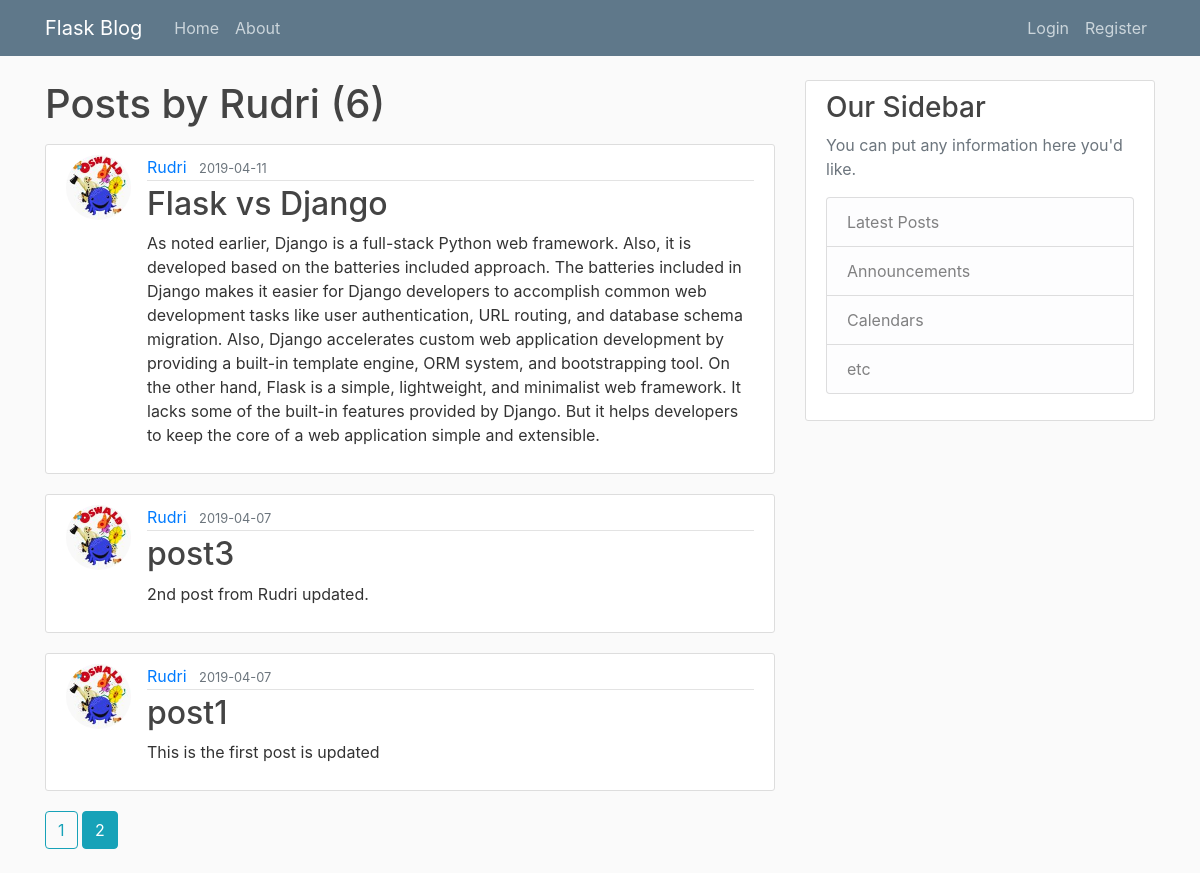
Screenshot of /user/Rudri?page=2 with the database file from the repository.
### Flask_Blogs/models.py (models this page shows, shortened)
class User(db.Model, UserMixin):    #importing from both db.model and UserMixin
    id = db.Column(db.Integer, primary_key = True)
    username = db.Column(db.String(20), unique = True, nullable = False)
    email =  db.Column(db.String(120), unique = True, nullable = False)
    image_file =  db.Column(db.String(20), nullable = False, default= 'default.jpg')
    password =  db.Column(db.String(60), nullable = False)
    posts = db.relationship('Post' , backref = 'author', lazy = True)

class Post(db.Model, UserMixin):
    id = id = db.Column(db.Integer, primary_key = True)
    title =  db.Column(db.String(20), nullable = False)
    date_created = db.Column(db.DateTime, nullable = False , default = datetime.utcnow)
    content = db.Column(db.Text, nullable = False)
    user_id = db.Column(db.Integer, db.ForeignKey('user.id'), nullable = False)

### Flask_Blogs/users/routes.py (the view)
@users.route("/user/<string:username>")
def user_post(username):
    page = request.args.get('page', 1, type = int)
    user = User.query.filter_by(username = username).first_or_404()
    posts = Post.query.filter_by(author = user)\
            .order_by(Post.date_created.desc())\
            .paginate(page = page, per_page = 3)
    return render_template("user_post.html" , posts = posts, user = user)

### Flask_Blogs/templates/user_post.html
{% extends "layout.html" %}
{% block content %}
<h1 class = "mb-3">Posts by {{ user.username}} ({{posts.total}})</h1>
    {% for post in posts.items %}
        <article class="media content-section">
           <img class = "rounded-circle article-img" src="{{ url_for('static' , filename = 'profile_pics/' + post.author.image_file)}}" alt="profile picture">
          <div class="media-body">
            <div class="article-metadata">
              <a class="mr-2" href="{{url_for('users.user_post', username = post.author.username)}}">{{ post.author.username }}</a>
              <small class="text-muted">{{ post.date_created.strftime('%Y-%m-%d') }}</small>
            </div>
            <h2><a class="article-title" href="{{ url_for('posts.post' , post_id = post.id) }}">{{ post.title }}</a></h2>
            <p class="article-content">{{ post.content }}</p>
          </div>
        </article>
    {% endfor %}
    {% for page_num in posts.iter_pages(left_edge = 1, right_edge = 1, left_current = 1, right_current = 1 ) %}
       {% if page_num %}
          {% if posts.page == page_num %}
            <a class="btn btn-info mb-4" href="{{ url_for('users.user_post', username = user.username , page = page_num)}}">{{ page_num }}</a>
          {% else %}
            <a class="btn btn-outline-info mb-4" href="{{ url_for('users.user_post', username = user.username, page = page_num)}}">{{ page_num }}</a>
          {% endif %}
       {% else %}
         ...
       {% endif %}
    {% endfor %}
{% endblock content %}

### Flask_Blogs/static/main.css (style rules this page uses)
body { background: #fafafa; color: #333333; margin-top: 5rem; }
h1, h2, h3, h4, h5, h6 { color: #444444; }
.content-section { background: #ffffff; padding: 10px 20px; border: 1px solid #dddddd; border-radius: 3px; margin-bottom: 20px; }
.article-title { color: #444444; }
.article-content { white-space: pre-line; }
.article-img { height: 65px; width: 65px; margin-right: 16px; }
.article-metadata { padding-bottom: 1px; margin-bottom: 4px; border-bottom: 1px solid #e3e3e3 }

### rows the page displays
User: username "Rudri"
Post: image_file (picture), author.username "Rudri", date_created "2019-04-11", title "Flask vs Django", content "As noted earlier, Django is a full-stack Python web framework. Also, it is developed based on the batteries included approach. The batteries included in Django makes it easier for Django developers to accomplish common web development tasks like user authentication, URL routing, and database schema migration. Also, Django accelerates custom web application development by providing a built-in template engine, ORM system, and bootstrapping tool. On the other hand, Flask is a simple, lightweight, and minimalist web framework. It lacks some of the built-in features provided by Django. But it helps developers to keep the core of a web application simple and extensible."
Post: image_file (picture), author.username "Rudri", date_created "2019-04-07", title "post3", content "2nd post from Rudri updated."
Post: image_file (picture), author.username "Rudri", date_created "2019-04-07", title "post1", content "This is the first post is updated"

### other values shown
{{ posts.total }} "6"
{{ page_num }} "1"
{{ page_num }} "2"
